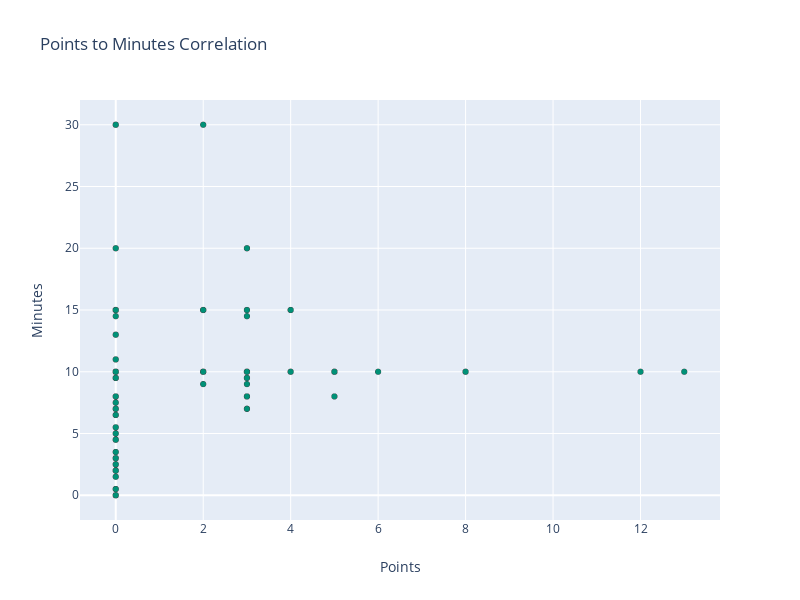

The notebook cell saved with this chart:
### Markdown cell above
Alternative style for scatterplot

### Code cell
import matplotlib.pyplot as plt
import seaborn as sns
import plotly as py
import plotly.express as px
import plotly.graph_objs as go
from plotly.offline import download_plotlyjs, init_notebook_mode, plot, iplot
init_notebook_mode(connected=True) 
fig = go.Figure(data=go.Scattergl
(
    x = df["Points"], 
    y = df["Minutes"],
    mode='markers',
    text = df['Fighter'],
    marker=dict(line_width=0.4),
    marker_color='rgb(0,145,119)'
))

fig.update_layout(title='Points to Minutes Correlation', height=600, width=800)
fig.update_xaxes(title_text="Points")
fig.update_yaxes(title_text="Minutes")

fig.show()

### Figure 1 — Plotly figure (JSON) as saved in the notebook; plotly's stock layout.template omitted (floating-point values rounded to 4 significant figures; data arrays with more than 128 entries replaced by an {"elided": "..."} marker saying what was removed)
{"data": [{"marker": {"color": "rgb(0,145,119)", "line": {"width": 0.4}}, "mode": "markers", "text": {"elided": "224 str values"}, "type": "scattergl", "x": {"elided": "224 int values"}, "y": {"elided": "224 float values"}}], "layout": {"height": 600, "title": {"text": "Points to Minutes Correlation"}, "width": 800, "xaxis": {"title": {"text": "Points"}}, "yaxis": {"title": {"text": "Minutes"}}}}
